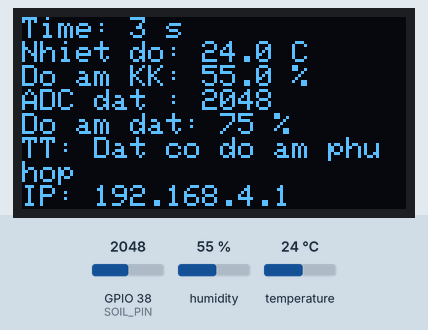
Bench run of a sketch on a simulated ESP32. On the bench: 128×64 one-colour display. Inputs (shaded band) come from the test bench; at power-on: GPIO 38 (SOIL_PIN) = 2048, temperature 24 °C, humidity 55 % (analog values on the 0–4095 scale). What the sketch prints to the serial monitor is not drawn.

Above: at 3.8 s.
3.9 s: GPIO 38 (SOIL_PIN) set to 2766
At 5.6 s:
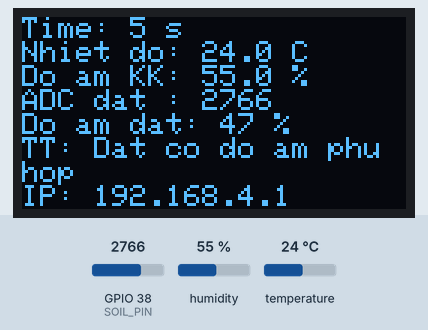
8.7 s: GPIO 38 (SOIL_PIN) set to 2882
At 9.9 s:
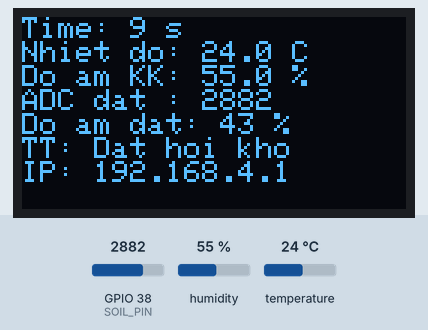
17.3 s: GPIO 38 (SOIL_PIN) set to 3154
At 19.7 s:
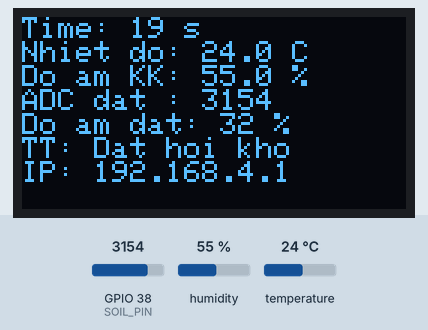
22.7 s: GPIO 38 (SOIL_PIN) set to 3286
At 23.9 s:
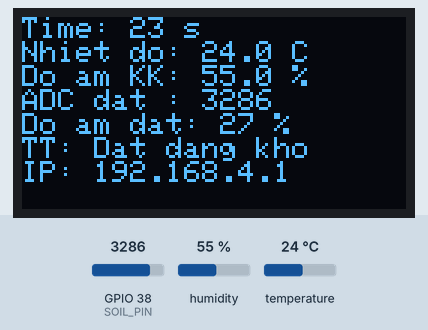
31.3 s: GPIO 38 (SOIL_PIN) set to 1228
At 34.3 s:
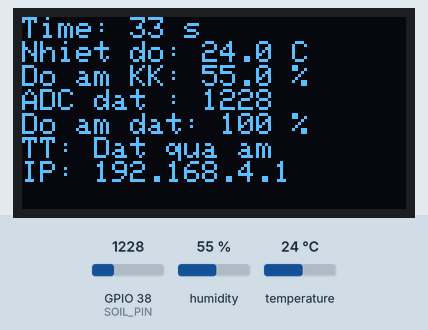
39.9 s: temperature set to 12 °C
At 44.0 s:
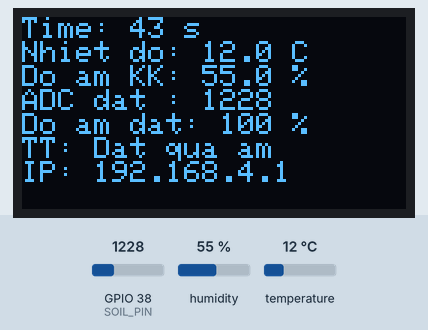
Timing chart, 0 to 45.5 s (numbered marks = the images above; inputs shaded):
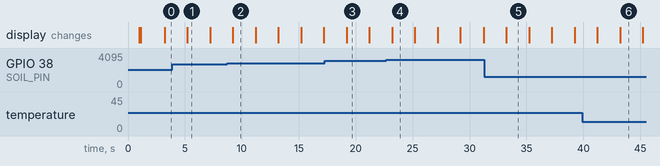

Measured:
- the behaviour switches between 2830 and 2831 on GPIO 38 (SOIL_PIN) (found by bisection; images 1 and 2)
- the behaviour switches between 3220 and 3221 on GPIO 38 (SOIL_PIN) (found by bisection; images 3 and 4)
- after the input at 8.7 s, the display: changes after 0.50 s (image 2)
- after the input at 22.7 s, the display: changes after 0.53 s (image 4)
- after the input at 31.3 s, the display: changes after 1.9 s (image 5)
- what the display in image 1 shows lasts 2.0 s, from 5.2 s to 7.2 s

The sketch:

smart_plant_pot.ino
```cpp
#include <WiFi.h>
#include <WebServer.h>
#include <DHT.h>
#include <Wire.h>
#include <Adafruit_GFX.h>
#include <Adafruit_SSD1306.h>

// ================== KHỞI TẠO OLED ==================
#define SCREEN_WIDTH 128
#define SCREEN_HEIGHT 64
#define OLED_RESET    -1
Adafruit_SSD1306 display(SCREEN_WIDTH, SCREEN_HEIGHT, &Wire, OLED_RESET);

// ================== 1. CAU HINH WIFI ==================

const char* AP_SSID = "ChauCayThongMinh";
const char* AP_PASS = "12345678";

IPAddress local_IP(192, 168, 4, 1);
IPAddress gateway(192, 168, 4, 1);
IPAddress subnet(255, 255, 255, 0);

// ================== 2. CAU HINH CAM BIEN ==================

// DHT11
#define DHTPIN A1
#define DHTTYPE DHT11

DHT dht(DHTPIN, DHTTYPE);

// Cam bien do am dat
#define SOIL_PIN A2

// Gia tri hieu chinh tam thoi
// Can thay bang gia tri do thuc te cua cam bien
#define SOIL_DRY_VALUE 4000
#define SOIL_WET_VALUE 1400

// ================== 3. WEB SERVER ==================

WebServer server(80);

// ================== 4. BIEN DU LIEU ==================

float nhietDo = NAN;
float doAmKhongKhi = NAN;
float doAmDat = 0;

int giaTriDatRaw = 0;

String trangThaiCay = "Dang khoi dong";
String loiKhuyen = "Dang doc du lieu cam bien";

bool dhtHopLe = false;

unsigned long lanDocCuoi = 0;
const unsigned long chuKyDoc = 2000;

// ================== 5. GIAO DIEN WEBSITE ==================

const char INDEX_HTML[] PROGMEM = R"rawliteral(
<!DOCTYPE html>
<html lang="vi">
<head>
<meta charset="UTF-8">
<meta name="viewport" content="width=device-width, initial-scale=1.0">

<title>Smart Plant Pot</title>

<style>
* {
    box-sizing: border-box;
}

body {
    margin: 0;
    padding: 20px;
    font-family: Arial, sans-serif;
    background: #eef5ee;
    color: #243b2a;
}

.container {
    max-width: 800px;
    margin: auto;
}

h1 {
    text-align: center;
    color: #24733d;
}

.subtitle {
    text-align: center;
    color: #617566;
}

.grid {
    display: grid;
    grid-template-columns: repeat(auto-fit, minmax(200px, 1fr));
    gap: 15px;
    margin-top: 25px;
}

.card {
    background: white;
    padding: 22px;
    border-radius: 15px;
    box-shadow: 0 3px 12px #00000012;
}

.card h3 {
    margin-top: 0;
    color: #55745c;
}

.value {
    font-size: 35px;
    font-weight: bold;
    color: #24733d;
}

.unit {
    font-size: 16px;
}

.status {
    background: white;
    padding: 22px;
    border-radius: 15px;
    margin-top: 18px;
    box-shadow: 0 3px 12px #00000012;
}

.status h2 {
    color: #24733d;
}

.footer {
    text-align: center;
    color: #718075;
    font-size: 13px;
    margin-top: 25px;
}
</style>
</head>

<body>

<div class="container">

<h1>🌱 SMART PLANT POT</h1>

<p class="subtitle">
He thong giam sat suc khoe cay trong thoi gian thuc
</p>

<div class="grid">

    <div class="card">
        <h3>🌡 Nhiet do</h3>
        <div class="value">
            <span id="temp">--</span>
            <span class="unit">°C</span>
        </div>
    </div>

    <div class="card">
        <h3>💧 Do am khong khi</h3>
        <div class="value">
            <span id="air">--</span>
            <span class="unit">%</span>
        </div>
    </div>

    <div class="card">
        <h3>🌿 Do am dat</h3>
        <div class="value">
            <span id="soil">--</span>
            <span class="unit">%</span>
        </div>
    </div>

</div>

<div class="status">
    <h2>Trang thai cay</h2>
    <h3 id="status">Dang ket noi...</h3>
    <p id="advice">Dang tai du lieu...</p>
    <p>Gia tri ADC dat: <b id="raw">--</b></p>
    <p>Cap nhat lan cuoi: <b id="time">--</b></p>
</div>

<div class="footer">
Smart Plant Pot | ESP32 IoT System
</div>

</div>

<script>
async function updateData() {
    try {
        const response = await fetch('/data');

        if (!response.ok) {
            throw new Error("HTTP " + response.status);
        }

        const data = await response.json();

        document.getElementById("temp").innerText =
            data.nhietDo === null ? "--" : data.nhietDo.toFixed(1);

        document.getElementById("air").innerText =
            data.doAmKhongKhi === null ? "--" : data.doAmKhongKhi.toFixed(1);

        document.getElementById("soil").innerText =
            data.doAmDat;

        document.getElementById("status").innerText =
            data.trangThai;

        document.getElementById("advice").innerText =
            data.loiKhuyen;

        document.getElementById("raw").innerText =
            data.adcDat;

        document.getElementById("time").innerText =
            data.thoiGian + " giay";

    } catch (error) {
        document.getElementById("status").innerText =
            "Mat ket noi voi ESP32";

        document.getElementById("advice").innerText =
            "Hay kiem tra Wi-Fi va tai lai trang.";
    }
}

updateData();
setInterval(updateData, 2000);
</script>

</body>
</html>
)rawliteral";

// ================== 6. DANH GIA TINH TRANG CAY ==================

void danhGiaTinhTrangCay() {

    if (doAmDat < 30) {
        trangThaiCay = "Dat dang kho";
        loiKhuyen = "Nen tuoi them nuoc cho cay";
    }
    else if (doAmDat < 45) {
        trangThaiCay = "Dat hoi kho";
        loiKhuyen = "Can theo doi va bo sung nuoc";
    }
    else if (doAmDat <= 75) {
        trangThaiCay = "Dat co do am phu hop";
        loiKhuyen = "Do am dat dang on dinh";
    }
    else {
        trangThaiCay = "Dat qua am";
        loiKhuyen = "Han che tuoi them nuoc";
    }

    if (dhtHopLe) {
        if (nhietDo >= 35) {
            loiKhuyen += " | Nhiet do khong khi cao";
        }
        else if (nhietDo < 15) {
            loiKhuyen += " | Nhiet do khong khi thap";
        }
    }
}

// ================== HIỂN THỊ OLED GIỐNG HỆT SERIAL ==================

void inDuLieuOLED() {
    display.clearDisplay();
    display.setTextSize(1);
    display.setTextColor(SSD1306_WHITE);
    display.setCursor(0, 0);

    display.print("Time: ");
    display.print(millis() / 1000);
    display.println(" s");

    display.print("Nhiet do: ");
    if (dhtHopLe) {
        display.print(nhietDo, 1);
        display.println(" C");
    } else {
        display.println("Loi");
    }

    display.print("Do am KK: ");
    if (dhtHopLe) {
        display.print(doAmKhongKhi, 1);
        display.println(" %");
    } else {
        display.println("Loi");
    }

    display.print("ADC dat : ");
    display.println(giaTriDatRaw);

    display.print("Do am dat: ");
    display.print(doAmDat, 0);
    display.println(" %");

    display.print("TT: ");
    display.println(trangThaiCay);

    display.print("IP: ");
    display.println(WiFi.softAPIP());

    display.display();
}

// ================== 7. DOC CAM BIEN ==================

void docCamBien() {

    // Doc DHT11
    float t = dht.readTemperature();
    float h = dht.readHumidity();

    if (!isnan(t) && !isnan(h)) {
        nhietDo = t;
        doAmKhongKhi = h;
        dhtHopLe = true;
    }
    else {
        dhtHopLe = false;
        Serial.println("CANH BAO: Khong doc duoc DHT11!");
    }

    // Doc cam bien do am dat
    giaTriDatRaw = analogRead(SOIL_PIN);

    // Chuyen ADC thanh phan tram
    int soilPercent = map(
        giaTriDatRaw,
        SOIL_DRY_VALUE,
        SOIL_WET_VALUE,
        0,
        100
    );

    doAmDat = constrain(soilPercent, 0, 100);

    // Danh gia tinh trang
    danhGiaTinhTrangCay();

    // In du lieu ra Serial
    inDuLieuSerial();

    // In du lieu ra OLED
    inDuLieuOLED();
}

// ================== 8. IN DU LIEU SERIAL ==================

void inDuLieuSerial() {

    Serial.println();
    Serial.println("====================================");
    Serial.println("       SMART PLANT POT DATA");
    Serial.println("====================================");

    Serial.print("Thoi gian hoat dong: ");
    Serial.print(millis() / 1000);
    Serial.println(" giay");

    Serial.println("------------------------------------");

    Serial.print("Nhiet do: ");

    if (dhtHopLe) {
        Serial.print(nhietDo);
        Serial.println(" °C");
    }
    else {
        Serial.println("Loi cam bien");
    }

    Serial.print("Do am khong khi: ");

    if (dhtHopLe) {
        Serial.print(doAmKhongKhi);
        Serial.println(" %");
    }
    else {
        Serial.println("Loi cam bien");
    }

    Serial.print("ADC do am dat: ");
    Serial.println(giaTriDatRaw);

    Serial.print("Do am dat: ");
    Serial.print(doAmDat);
    Serial.println(" %");

    Serial.println("------------------------------------");

    Serial.print("Trang thai cay: ");
    Serial.println(trangThaiCay);

    Serial.print("Loi khuyen: ");
    Serial.println(loiKhuyen);

    Serial.println("------------------------------------");

    Serial.print("Dia chi IP: ");
    Serial.println(WiFi.softAPIP());

    Serial.println("====================================");
}

// ================== 9. TAO API JSON ==================

void xuLyDuLieuJSON() {

    String json = "{";

    json += "\"nhietDo\":";

    if (dhtHopLe) {
        json += String(nhietDo, 1);
    }
    else {
        json += "null";
    }

    json += ",\"doAmKhongKhi\":";

    if (dhtHopLe) {
        json += String(doAmKhongKhi, 1);
    }
    else {
        json += "null";
    }

    json += ",\"doAmDat\":";
    json += String((int)doAmDat);

    json += ",\"adcDat\":";
    json += String(giaTriDatRaw);

    json += ",\"trangThai\":\"";
    json += trangThaiCay;

    json += "\",\"loiKhuyen\":\"";
    json += loiKhuyen;

    json += "\",\"thoiGian\":";
    json += String(millis() / 1000);

    json += "}";

    server.send(
        200,
        "application/json; charset=utf-8",
        json
    );
}

// ================== 10. KHOI DONG WIFI ==================

void khoiDongWiFi() {

    Serial.println();
    Serial.println("Dang khoi dong Wi-Fi...");

    WiFi.mode(WIFI_AP);

    WiFi.softAPConfig(
        local_IP,
        gateway,
        subnet
    );

    bool thanhCong = WiFi.softAP(
        AP_SSID,
        AP_PASS
    );

    if (thanhCong) {

        Serial.println("Wi-Fi da khoi dong thanh cong!");

        Serial.print("Ten Wi-Fi: ");
        Serial.println(AP_SSID);

        Serial.print("Mat khau: ");
        Serial.println(AP_PASS);

        Serial.print("Dia chi IP: ");
        Serial.println(WiFi.softAPIP());

    }
    else {
        Serial.println("LOI: Khong the khoi dong Wi-Fi!");
    }
}

// ================== 11. CAU HINH WEB SERVER ==================

void khoiDongWebServer() {

    // Trang chu
    server.on("/", HTTP_GET, []() {

        server.send_P(
            200,
            "text/html; charset=utf-8",
            INDEX_HTML
        );

    });

    // API du lieu
    server.on("/data", HTTP_GET, xuLyDuLieuJSON);

    // Xu ly duong dan khong ton tai
    server.onNotFound([]() {

        server.send(
            404,
            "text/plain",
            "404 - Khong tim thay trang!"
        );

    });

    server.begin();

    Serial.println("Web server da san sang!");
    Serial.println("Truy cap: http://192.168.4.1");
}

// ================== 12. SETUP ==================

void setup() {

    Serial.begin(115200);
    delay(1000);

    // Khoi dong OLED
    display.begin(SSD1306_SWITCHCAPVCC, 0x3C);

    Serial.println();
    Serial.println("====================================");
    Serial.println("       SMART PLANT POT");
    Serial.println("====================================");

    // Cau hinh ADC
    analogReadResolution(12);
    analogSetPinAttenuation(SOIL_PIN, ADC_11db);

    pinMode(SOIL_PIN, INPUT);

    // Khoi dong DHT11
    dht.begin();

    // Khoi dong Wi-Fi
    khoiDongWiFi();

    // Khoi dong WebServer
    khoiDongWebServer();

    Serial.println();
    Serial.println("HE THONG DA SAN SANG!");
    Serial.println("====================================");

    // Doc du lieu lan dau
    docCamBien();

    lanDocCuoi = millis();
}

// ================== 13. LOOP ==================

void loop() {

    // Xu ly yeu cau tu trinh duyet lien tuc
    server.handleClient();

    // Doc cam bien moi 2 giay
    if (millis() - lanDocCuoi >= chuKyDoc) {

        lanDocCuoi = millis();

        docCamBien();
    }

    delay(2);
}
```
